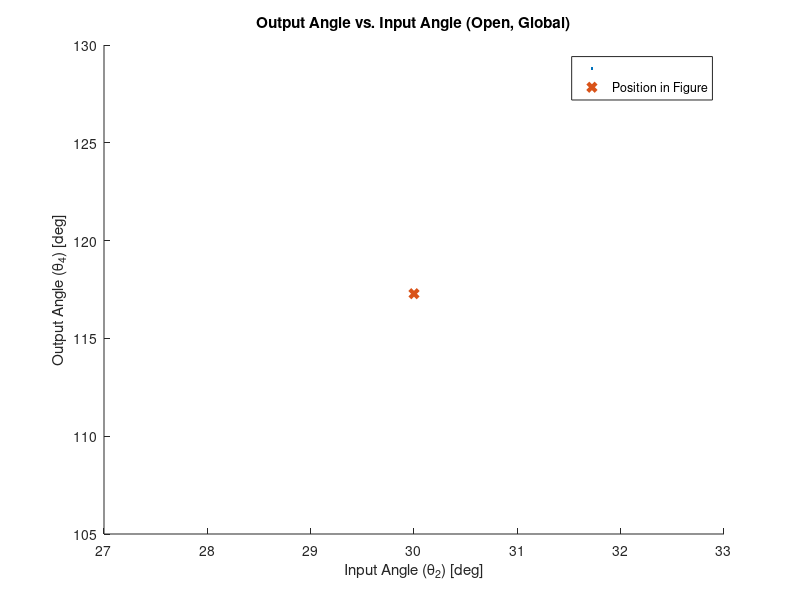
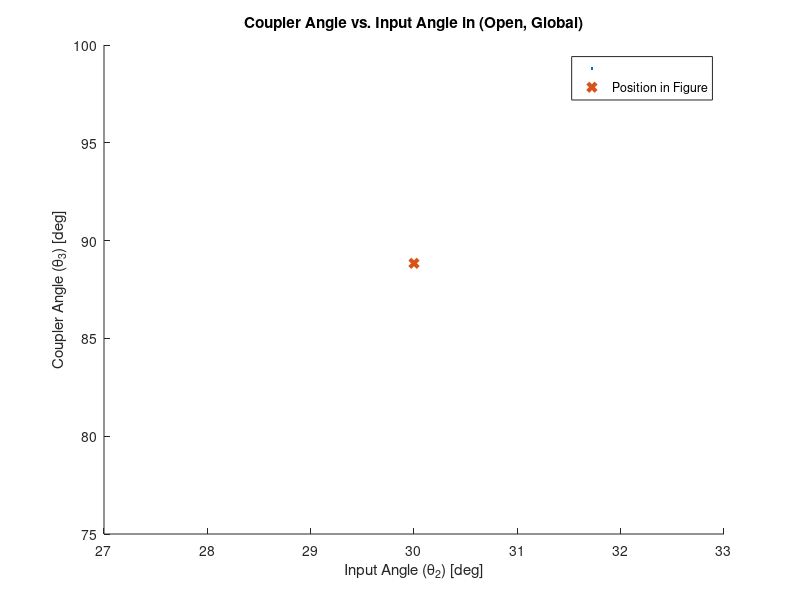
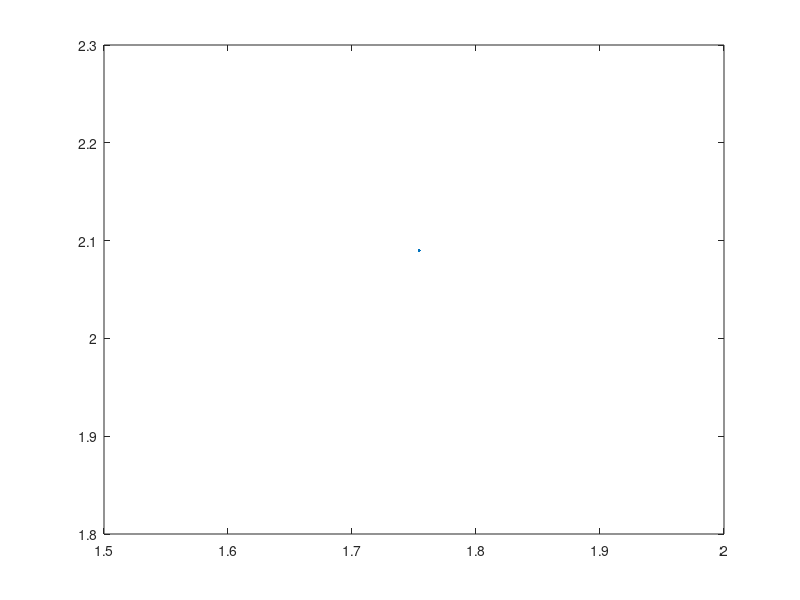

MATLAB code for these plots, in order: (Note: this script raises an error after producing the figures.)
%% ME480 Mechanism Solver
%Author: Michael Pagan
clc, clear, close all

%% 4 Bar Pin Joint Mechanism Parameters
% Link lengths
Lengths = [2,7,9,6]; %a,b,c,d 
a = Lengths(1); %input (crank) length
b = Lengths(2); %coupler length
c = Lengths(3); %output length
d = Lengths(4); %ground length
units = 'in'; %units of above link lengths

% transform between local and global coordinates
theta1 = 0; %ccw angle from local +x axis to global X axis
     %local +x points from crank ground to ouput ground (O2 to O4)  
     
% point of interest P on linkage
P_link = 'b'; %define which link the point is on: 'a' 'b' or 'c'
delta = 0; %fixed angle between selected link vector and point vector on 
                %link. e.g. angle between AB and AP. cw = negative
p = 1.09; %distance from link pin joint to desired point P (e.g. AP)

% position of mechanism shown in figure
theta2_fig_g = 30; %approximate theta 2 for determining configuration of 
                    %figure. Global system. Must be between 0-360 deg.
theta3_fig_g = 90; %approximate theta 3 for determining configuration of 
                    %figure. Global system. Must be between 0-360 deg. 
theta2_fig_l = theta2_fig_g + theta1; %DO NOT EDIT                 

% given speed and acceleration of crank
omega2 = 10; %input velocity [rad/s]
alpha2 = 0; %input acceleration [rad/s^2]

%Custom input range for crank in local coordinates
override_togs = 1; %change to 1 to use custom range
custom_input = theta2_fig_l; %specify custom range LOCAL coordinates
       
%No edits must be made below this header%    
%%%%%%%%%%%%%%%%%%%%%%%%%%%%%%%%%%%%%%%%%%%%%%%%%%%%%%%%%%%%%%%%%%%%%%%%%%
%   _  _     ____          _____    _____ _____ _   _ 
%  | || |   |  _ \   /\   |  __ \  |  __ \_   _| \ | |
%  | || |_  | |_) | /  \  | |__) | | |__) || | |  \| |
%  |__   _| |  _ < / /\ \ |  _  /  |  ___/ | | | . ` |
%     | |   | |_) / ____ \| | \ \  | |    _| |_| |\  |
%     |_|   |____/_/    \_\_|  \_\ |_|   |_____|_| \_|
%%%%%%%%%%%%%%%%%%%%%%%%%%%%%%%%%%%%%%%%%%%%%%%%%%%%%%%%%%%%%%%%%%%%%%%%%%                                                   
%% Toggle Positions
% Grashof determination
links = [a,b,c,d];
grash = 0; %flag for grashof
if (max(links)+ min(links)) <= sum(links)-(max(links)+ min(links))
    disp('GRASHOF MECHANISM')
    grash = 1;
else
    disp('NON-GRASHOF MECHANISM')
end

% Determine toggle points
%Flags for number of toggles
Onetog = 0;
Twotog = 0;
Notog = 0;

% Test for NaN case
tog1_inards = (a.^2+d.^2-b.^2-c.^2)./(2*a*d)+b*c./(a*d);
tog2_inards = (a.^2+d.^2-b.^2-c.^2)./(2*a*d)-b*c./(a*d);

% Calculate the two toggle positions, in local coordinates
if xor((abs(tog1_inards) > 1), (abs(tog2_inards) > 1))
    %checks that ONLY one of the toggle equations is valid
    Onetog = 1; %flag that we have opposite/equal togs
    disp('EQUAL AND OPPOSITE TOGGLE POSITIONS')
    if abs(tog1_inards) < 1 %plus case is valid
        theta_tog1_l = (acosd(tog1_inards)); %plus
        theta_tog2_l = -theta_tog1_l;

    else %minus case is valid
        theta_tog2_l = (acosd(tog2_inards)); % minus
        theta_tog1_l = -theta_tog2_l;
    end
elseif (abs(tog1_inards) > 1) && (abs(tog2_inards) > 1) 
    %checks that NEITHER toggle equations are valid
    disp('NO TOGGLE POSITIONS')
    Notog = 1;
else %both toggle equations must be valid
    disp('TWO UNIQUE TOGGLE POSITIONS')
    Twotog = 1;
    theta_tog1_l = (acosd(tog1_inards)); % plus
    theta_tog2_l = (acosd(tog2_inards)); % minus
end

%% Create input vector for current configuration
%determine if approximate theta 2 is between cw or ccw range of togs
if not(Notog)
    %create vector with original toggle points
    togs_l = [theta_tog1_l, theta_tog2_l];
    % create vector with positive toggle points
    togs_l_pos = togs_l + 360.*(togs_l < 0);
    % convert to global
    togs_g = togs_l_pos - theta1;
    
    if theta2_fig_l < max(togs_l_pos) && theta2_fig_g > min(togs_l_pos)
        toggle_dir = 1; %in this case the configuration lies in the ccw range
                        %of the toggle positions
    else
        toggle_dir = 0; %else configuration must be in the cw range
    end
end

%case for opposite and equal toggle angles. abs will be 0 to 180 deg
if override_togs > 0
    theta2l = custom_input;
    theta2g = theta2l - theta1;
else
    if Onetog
        % case for opposite and equal toggle angles
        if toggle_dir < 1 %from positive tog through +x axis to negative tog
            theta2l = flip(min(togs_l):0.5:max(togs_l)); %local
            theta2l = theta2l + 360.*(theta2l < 0);
        else % from positive tog through -x axis to negative tog
            theta2l = min(togs_l_pos):0.5:max(togs_l_pos); %local
        end

    elseif Twotog
        %case for two unique toggle points. togs will be [0 , 180] deg local
        % direction irrelevant bc range does not cross x axis
        theta2l = min(togs_l):0.5:max(togs_l); %local

    elseif Notog
        %case for no toggle points. Input angle theta 2 can go 360 deg
        theta2g = 0:0.5:360;
        theta2l = theta2g + theta1;
    end
end

% convert local input range to global
if not(Notog)
    theta2g = theta2l - theta1;
    theta2g = theta2g + 360.*(theta2g < 0);
end

% Make all negative input angles positive
theta2l = theta2l + 360.*(theta2l < 0);

%% Calculated Parameters
k1 = d./a;
k2 = d./c;
k3 = (a.^2-b.^2+c.^2+d.^2)./(2*a*c);
k4 = d./b;
k5 = (c.^2-d.^2-a.^2-b.^2)./(2*a*b);

A = cosd(theta2l)-k1-k2.*cosd(theta2l)+k3;
B = -2.*sind(theta2l);
C = k1-(k2+1).*cosd(theta2l)+k3;
D = cosd(theta2l)-k1+k4.*cosd(theta2l)+k5;
E = -2.*sind(theta2l);
F = k1 + (k4-1).*cosd(theta2l)+k5;

%% Output Angle Theta 4

%OPEN CONFIGURATION
%calculate the open configuration output angle. "Minus" eq
%find and remove imaginary input arguments
Q_m4 = (-B-sqrt(B.^2-4.*A.*C));
Q_m4(imag(Q_m4) ~= 0) = NaN;
%calculate the angle
theta4open_l = (2.*atan2d(Q_m4, 2.*A)); %local,
%convert to global. We only report output angles in global.
theta4open_g = theta4open_l - theta1;
%find and correct large and/or negative angles
for j = 1:2 %loop through twice for angles < -360
    theta4open_g = theta4open_g + 360.*(theta4open_g < 0);
end

%CLOSED CONFIGURATION
%calculate the closed configuration output angle. "Plus" eq
%find and remove imaginary input arguments
Q_p4 = (-B+sqrt(B.^2-4.*A.*C));
Q_p4(imag(Q_p4) ~= 0) = NaN;
%calculate the angle
theta4closed_l = (2.*atan2d(Q_p4,2.*A));%local,
%convert to global
theta4closed_g = theta4closed_l - theta1;
%find and correct large and/or negative angles
for j = 1:2
    theta4closed_g = theta4closed_g + 360.*(theta4closed_g < 0);
end

%DEPICTED CONFIGURATION
%calculate D,E,F for the current position
A_fig = cosd(theta2_fig_l)-k1-k2.*cosd(theta2_fig_l)+k3;
B_fig = -2.*sind(theta2_fig_l);
C_fig = k1-(k2+1).*cosd(theta2_fig_l)+k3;

%calculate closed theta 3 for current position
theta4closed_fig_l = (2.*atan2d(-B_fig+sqrt(B_fig.^2-4.*A_fig.*C_fig),...
                                    2.*A_fig)); %local, plus
%convert to global                  
theta4closed_fig_g = theta4closed_fig_l - theta1; 

%calculate open theta 3 for current position
theta4open_fig_l = 2.*atan2d(-B_fig-sqrt(B_fig.^2-4.*A_fig.*C_fig),...
                                    2.*A_fig); %local, minus
%convert to global                    
theta4open_fig_g = theta4open_fig_l - theta1;

%make sure angles are 0-360
for k = 1:2
    theta4open_fig_g = theta4open_fig_g + 360.*(theta4open_fig_g < 0);
    theta4closed_fig_g = theta4closed_fig_g + 360.*(theta4closed_fig_g < 0);
end

%% Coupler Angle Theta 3

%OPEN CONFIGURATION
%calculate the open configuration coupler angle. "Minus case"
%find and remove imaginary input arguments
Q_m3 = (-E-sqrt(E.^2-4.*D.*F));
Q_m3(imag(Q_m3) ~= 0) = NaN;
%calculate the angle
theta3open_l = (2.*atan2d(Q_m3,2.*D));%local, 
%convert to global
theta3open_g = theta3open_l - theta1;
%find and correct negative angles
for j = 1:2
    theta3open_g = theta3open_g + 360.*(theta3open_g < 0);
end

%CLOSED CONFIGURATION
%calculate the closed configuration coupler angle. "Plus case:"
%find and remove imaginary input arguments
Q_p3 = (-E+sqrt(E.^2-4.*D.*F));
Q_p3(imag(Q_p3) ~= 0) = NaN;
%calculate the angle
theta3closed_l = (2.*atan2d(Q_p3, 2.*D)); %local, plus
%convert to global
theta3closed_g = theta3closed_l - theta1; %
for j = 1:2
    theta3closed_g = theta3closed_g + 360.*(theta3closed_g < 0);
end

%DEPICTED CONFIGURATION
%calculate current coupler angle in given figure based on estimated theta2
%calculate D,E,F for the current position
D_fig = cosd(theta2_fig_l)-k1+k4.*cosd(theta2_fig_l)+k5;
E_fig = -2.*sind(theta2_fig_l);
F_fig = k1 + (k4-1).*cosd(theta2_fig_l)+k5;

%calculate closed theta 3 for current position
theta3closed_fig_l = (2.*atan2d((-E_fig+sqrt(E_fig.^2-4.*D_fig.*F_fig)),...
                      2.*D_fig)); %local, plus
%convert to global                  
theta3closed_fig_g = theta3closed_fig_l - theta1; 

%calculate open theta 3 for current position
theta3open_fig_l = (2.*atan2d((-E_fig-sqrt(E_fig.^2-4.*D_fig.*F_fig)),...
                        2.*D_fig));%local, 
%convert to global                    
theta3open_fig_g = theta3open_fig_l - theta1;

%make sure angles are 0-360
for k = 1:2
    theta3open_fig_g = theta3open_fig_g + 360.*(theta3open_fig_g < 0);
    theta3closed_fig_g = theta3closed_fig_g + 360.*(theta3closed_fig_g < 0);
end

%% Determine Configuration of Depiction in Figure
%check if open or closed coupler angle is closer to visually-estimated
    %coupler angle in figure. Comparison of absolute differences
if abs(theta3open_fig_g-theta3_fig_g) > abs(theta3closed_fig_g-theta3_fig_g)
    disp('FIGURE DEPICTS THE CLOSED CONFIGURATION')
    % flags for open/closed
    closed = 1;
    open = 0;
    
    theta3current_fig_g = theta3closed_fig_g;
    theta4current_fig_g = theta4closed_fig_g;
    
    theta3g = theta3closed_g;
    theta4g = theta4closed_g;
else
    disp('FIGURE DEPICTS THE OPEN CONFIGURATION')
    % flags for open/closed
    open = 1;
    closed = 0; 
    
    theta3current_fig_g = theta3open_fig_g;
    theta4current_fig_g = theta4open_fig_g;
    
    theta3g = theta3open_g;
    theta4g = theta4open_g;
end

%ensure the angles are (0-360)
for k = 1:2
    theta3current_fig_g = theta3current_fig_g + 360.*(theta3current_fig_g < 0);
    theta3current_fig_g = theta3current_fig_g - 360.*(theta3current_fig_g > 360);
    theta4current_fig_g = theta4current_fig_g + 360.*(theta4current_fig_g < 0);
    theta4current_fig_g = theta4current_fig_g - 360.*(theta4current_fig_g > 360);
end

%% Plot Coupler and Output Angles
figure(1)
hold on
plot((theta2g), theta4g,'.')
xlabel('Input Angle (\theta_2) [deg]')
ylabel('Output Angle (\theta_4) [deg]')
plot(theta2_fig_g, theta4current_fig_g, 'x','linewidth',3)
legend( '', 'Position in Figure')
if open
    title('Output Angle vs. Input Angle (Open, Global)')
else
    title('Output Angle vs. Input Angle (Closed, Global)')
end

figure(2)
hold on
plot(theta2g, theta3g, '.');
xlabel('Input Angle (\theta_2) [deg]')
ylabel('Coupler Angle (\theta_3) [deg]')
plot(theta2_fig_g, theta3current_fig_g, 'x','linewidth',3)
legend('','Position in Figure')
if open
    title('Coupler Angle vs. Input Angle in (Open, Global)')
else
    title('Coupler Angle vs. Input Angle in (Closed, Global)')
end

%% Point P on Coupler
%find the vector P in global space. 
if P_link == 'a' %point P is on link a (input). Pinned at O2
    %find angle of  O2P
    thetaP_g = theta2g + delta;
    
    % P-> = AP-> relative to O2
    P = p.*cosd(thetaP_g) + 1i.*p.*sind(thetaP_g);  
    
    %current position of point P
    thetaPcurrent_g = theta2_fig_g + delta;
    P_current = p.*cosd(thetaPcurrent_g) + 1i.*p.*sind(thetaPcurrent_g);  
    
elseif P_link == 'b' %point P is on link b (coupler). Pinned at A
    %find angle of AP
    thetaP_g = theta3g + delta;
    
    %P-> = AB-> + BP-> relative to O2
    P = a.*cosd(theta2g) + p.*cosd(thetaP_g) + ...
        1i.*(a.*sind(theta2g) + p.*sind(thetaP_g));
    
    %current position of point P
    thetaPcurrent_g = theta3current_fig_g + delta;
    P_current = a.*cosd(theta2_fig_g) + p.*cosd(thetaPcurrent_g) + ...
        1i.*(a.*sind(theta2_fig_g) + p.*sind(thetaPcurrent_g));
    
elseif P_link == 'c' %point P is on link c (output)
    %find angle O4P
    thetaP_g = theta4g + delta;
                                       
    
    % P-> = O2P-> relative to O4
    P = p.*cosd((thetaP_g)) + 1i.*p.*sind((thetaP_g));

    %current position of point P relative to O4
    thetaPcurrent_g = theta4current_fig_g + delta;
    P_current = p.*cosd(thetaPcurrent_g) + 1i.*p.*sind(thetaPcurrent_g); 
    
else %point P link incorrectly defined
    disp('Incorrect definition of link for point P. Check  var ''P_link''')
end

Px = real(P);
Py = imag(P);
Px_current = real(P_current);
Py_current = imag(P_current);

%% Plot Position on Coupler

figure(4)
plot(Px, Py, '.')
xlabel({"X Position [" + units + "["})
ylabel("Y Position [" + units + "]")
daspect([1 1 1]);

if open
    title('Position of Point P (Open)')
else
    title('Position of Point P (Closed)')
end

hold on
%plot current position of P
plot(Px_current, Py_current, 'x','linewidth',2)

%plot and label the origin
plot(0,0,'ks','linewidth', 4)
if P_link == 'b' || P_link == 'a' %O2 is at the origin
    text(.05.*range([Px]),0, {'O_2'})
elseif P_link == 'c' %O4 is at origin
    text(.05.*range([Px]),0, {'O_4'})
end

%% Velocity Analysis
omega3 = a.*omega2./b .* (sind(theta4g-theta2g)./sind(theta3g-...
    theta4g));
omega4 = a.*omega2./c .* (sind(-theta3g+theta2g)./sind(theta4g-...
    theta3g));

% filter out very high velocities
omega3(abs(theta3g-theta4g) < 0.1) = NaN;
omega4(abs(theta3g-theta4g) < 0.1) = NaN;

% velocity of A (crank end), is tangential to crank arc
VA_g = a.*omega2.*(-sind(theta2g)+1i.*cosd(theta2g));

% velocity of B relative to A
VBA_g = b.*omega3 .*(-sind(theta3g)+1i.*cosd(theta3g));

% velocity of B, is tangential to output arc
VB_g = c.*omega4 .*(-sind(theta4g)+1i.*cosd(theta4g));

% velocity of P relative to A
VPA_g = p.*omega3 .* -sind(theta3g + delta) + 1i.*p.*omega3 ...
    .* cosd(theta3g+delta);
% velocity of P
VP_g = VA_g + VPA_g;

% velocity magnitudes
VA_mag = abs(VA_g);
VB_mag = abs(VB_g);
VP_mag = abs(VP_g);

%% Plot velocity
figure(5)
plot(theta2g, VP_mag, '.');
xlabel('Input Angle (\theta_2) [deg]')
ylabel("|V_P| [" + units +"/s]")

if open
    title('Point P Velocity vs Input Angle (Open)')
else
    title('Point P Velocity vs Input Angle (Closed)')
end

%% Acceleration Analysis
A_a = c*sind(theta4g);
B_a = b*sind(theta3g);
C_a = a*alpha2.*sind(theta2g)+a*omega2.^2.*cosd(theta2g)+b*omega3.^2 ...
    .*cosd(theta3g) - c*omega4.^2 .*cosd(theta4g);
D_a = c*cosd(theta4g);
E_a = b*cosd(theta3g);
F_a = a*alpha2.*cosd(theta2g)- a*omega2.^2.*sind(theta2g)-b*omega3.^2 ...
    .*sind(theta3g) + c*omega4.^2 .*sind(theta4g);

alpha3 = (C_a.*D_a - A_a.*F_a)./(A_a.*E_a - B_a.*D_a);
alpha4 = (C_a.*E_a - B_a.*F_a)./(A_a.*E_a - B_a.*D_a);

%% Print Relevant Values
%print values only if evaluating for one theta 2 input
if length(theta2g) == 1
    %define output vectors
    links = ["Crank (a)", "Coupler (b)", "Output (c)"]';
    thetas = [theta2g, theta3g, theta4g]';
    omegas = [omega2, omega3, omega4]';
    alphas = [alpha2 , alpha3, alpha4]';
    %create and display the table
    mechanism_state = table;
    mechanism_state.Link = links;
    mechanism_state.Angle = thetas;
    mechanism_state.Speed = omegas;
    mechanism_state.Acceleration = alphas;
    mechanism_state.Properties.VariableNames{2} = 'Angle [deg]';
    mechanism_state.Properties.VariableNames{3} = 'Speed [rad/s]';
    mechanism_state.Properties.VariableNames{4} = 'Acceleration [rad/s^2]';
    disp(mechanism_state)
end
